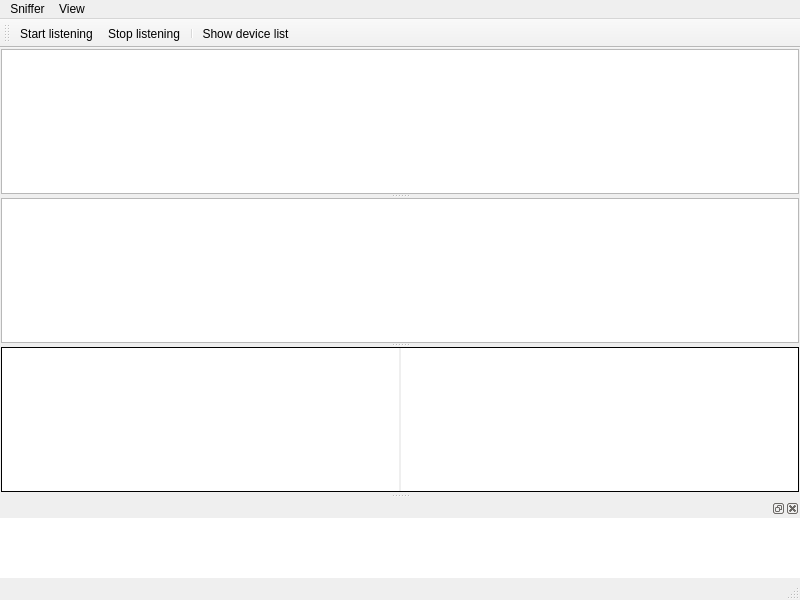
<?xml version="1.0" encoding="UTF-8"?>
<ui version="4.0">
 <class>MainWindow</class>
 <widget class="QMainWindow" name="MainWindow">
  <property name="geometry">
   <rect>
    <x>0</x>
    <y>0</y>
    <width>800</width>
    <height>600</height>
   </rect>
  </property>
  <property name="windowTitle">
   <string>Sniffer</string>
  </property>
  <widget class="QWidget" name="centralwidget">
   <layout class="QVBoxLayout" name="verticalLayout">
    <property name="spacing">
     <number>0</number>
    </property>
    <property name="leftMargin">
     <number>1</number>
    </property>
    <property name="topMargin">
     <number>1</number>
    </property>
    <property name="rightMargin">
     <number>1</number>
    </property>
    <property name="bottomMargin">
     <number>1</number>
    </property>
    <item>
     <widget class="QSplitter" name="splitter">
      <property name="orientation">
       <enum>Qt::Vertical</enum>
      </property>
      <property name="childrenCollapsible">
       <bool>false</bool>
      </property>
      <widget class="FramesTableView" name="tableView_packets">
       <property name="alternatingRowColors">
        <bool>true</bool>
       </property>
       <property name="selectionBehavior">
        <enum>QAbstractItemView::SelectRows</enum>
       </property>
       <property name="sortingEnabled">
        <bool>true</bool>
       </property>
       <property name="wordWrap">
        <bool>false</bool>
       </property>
      </widget>
      <widget class="QTreeView" name="treeView_infoView">
       <property name="enabled">
        <bool>true</bool>
       </property>
      </widget>
      <widget class="QWidget" name="layoutWidget">
       <layout class="QHBoxLayout" name="horizontalLayout">
        <property name="spacing">
         <number>0</number>
        </property>
        <item>
         <widget class="QPlainTextEdit" name="plainTextEdit_hexContent">
          <property name="font">
           <font>
            <family>Fira Code Medium</family>
           </font>
          </property>
          <property name="autoFillBackground">
           <bool>false</bool>
          </property>
          <property name="styleSheet">
           <string notr="true">QPlainTextEdit{
border: 1px solid;
border-color: black transparent black black;
}</string>
          </property>
          <property name="frameShape">
           <enum>QFrame::StyledPanel</enum>
          </property>
          <property name="frameShadow">
           <enum>QFrame::Sunken</enum>
          </property>
          <property name="lineWidth">
           <number>0</number>
          </property>
          <property name="midLineWidth">
           <number>0</number>
          </property>
          <property name="documentTitle">
           <string notr="true"/>
          </property>
          <property name="undoRedoEnabled">
           <bool>false</bool>
          </property>
          <property name="plainText">
           <string notr="true"/>
          </property>
          <property name="maximumBlockCount">
           <number>10000</number>
          </property>
         </widget>
        </item>
        <item>
         <widget class="QPlainTextEdit" name="plainTextEdit_asciiContent">
          <property name="font">
           <font>
            <family>Fira Code Medium</family>
           </font>
          </property>
          <property name="styleSheet">
           <string notr="true">QPlainTextEdit{
border: 1px solid;
border-color: black black black transparent;
}</string>
          </property>
          <property name="frameShape">
           <enum>QFrame::StyledPanel</enum>
          </property>
          <property name="frameShadow">
           <enum>QFrame::Sunken</enum>
          </property>
          <property name="lineWidth">
           <number>0</number>
          </property>
          <property name="midLineWidth">
           <number>0</number>
          </property>
         </widget>
        </item>
       </layout>
      </widget>
     </widget>
    </item>
   </layout>
  </widget>
  <widget class="QMenuBar" name="menubar">
   <property name="geometry">
    <rect>
     <x>0</x>
     <y>0</y>
     <width>800</width>
     <height>22</height>
    </rect>
   </property>
   <widget class="QMenu" name="menuSniffer">
    <property name="title">
     <string>Sniffer</string>
    </property>
    <addaction name="actionShow_device_list"/>
    <addaction name="separator"/>
    <addaction name="actionStart_listening"/>
    <addaction name="actionStop_listening"/>
    <addaction name="separator"/>
    <addaction name="actionQuit"/>
   </widget>
   <widget class="QMenu" name="menuView">
    <property name="title">
     <string>View</string>
    </property>
    <addaction name="actionClear_all_packets"/>
    <addaction name="actionLog_window"/>
   </widget>
   <addaction name="menuSniffer"/>
   <addaction name="menuView"/>
  </widget>
  <widget class="QStatusBar" name="statusbar"/>
  <widget class="QDockWidget" name="dockWidget_logger">
   <property name="sizePolicy">
    <sizepolicy hsizetype="Preferred" vsizetype="Minimum">
     <horstretch>0</horstretch>
     <verstretch>0</verstretch>
    </sizepolicy>
   </property>
   <attribute name="dockWidgetArea">
    <number>8</number>
   </attribute>
   <widget class="QWidget" name="dockWidgetContents">
    <property name="sizePolicy">
     <sizepolicy hsizetype="Preferred" vsizetype="Preferred">
      <horstretch>0</horstretch>
      <verstretch>0</verstretch>
     </sizepolicy>
    </property>
    <layout class="QVBoxLayout" name="verticalLayout_5">
     <property name="leftMargin">
      <number>0</number>
     </property>
     <property name="topMargin">
      <number>0</number>
     </property>
     <property name="rightMargin">
      <number>0</number>
     </property>
     <property name="bottomMargin">
      <number>0</number>
     </property>
     <item>
      <widget class="LogWidget" name="logWidget">
       <property name="enabled">
        <bool>true</bool>
       </property>
       <property name="sizePolicy">
        <sizepolicy hsizetype="Expanding" vsizetype="Ignored">
         <horstretch>0</horstretch>
         <verstretch>0</verstretch>
        </sizepolicy>
       </property>
       <property name="minimumSize">
        <size>
         <width>0</width>
         <height>60</height>
        </size>
       </property>
       <property name="baseSize">
        <size>
         <width>95</width>
         <height>0</height>
        </size>
       </property>
       <property name="contextMenuPolicy">
        <enum>Qt::CustomContextMenu</enum>
       </property>
       <property name="frameShape">
        <enum>QFrame::NoFrame</enum>
       </property>
       <property name="lineWrapMode">
        <enum>QPlainTextEdit::WidgetWidth</enum>
       </property>
       <property name="readOnly">
        <bool>true</bool>
       </property>
       <property name="maximumBlockCount">
        <number>-3</number>
       </property>
      </widget>
     </item>
    </layout>
   </widget>
  </widget>
  <widget class="QToolBar" name="toolBar">
   <property name="windowTitle">
    <string>toolBar</string>
   </property>
   <attribute name="toolBarArea">
    <enum>TopToolBarArea</enum>
   </attribute>
   <attribute name="toolBarBreak">
    <bool>false</bool>
   </attribute>
   <addaction name="actionStart_listening"/>
   <addaction name="actionStop_listening"/>
   <addaction name="separator"/>
   <addaction name="actionShow_device_list"/>
  </widget>
  <action name="actionShow_device_list">
   <property name="text">
    <string>Show device list</string>
   </property>
  </action>
  <action name="actionStart_listening">
   <property name="text">
    <string>Start listening</string>
   </property>
  </action>
  <action name="actionStop_listening">
   <property name="text">
    <string>Stop listening</string>
   </property>
  </action>
  <action name="actionQuit">
   <property name="text">
    <string>Quit</string>
   </property>
  </action>
  <action name="actionLog_window">
   <property name="checkable">
    <bool>true</bool>
   </property>
   <property name="text">
    <string>Log window</string>
   </property>
  </action>
  <action name="actionClear_all_packets">
   <property name="text">
    <string>Clear all packets</string>
   </property>
  </action>
 </widget>
 <customwidgets>
  <customwidget>
   <class>LogWidget</class>
   <extends>QPlainTextEdit</extends>
   <header>Widgets/LogWidget.hpp</header>
  </customwidget>
  <customwidget>
   <class>FramesTableView</class>
   <extends>QTableView</extends>
   <header>Widgets/FramesTableView.h</header>
  </customwidget>
 </customwidgets>
 <resources/>
 <connections/>
</ui>
